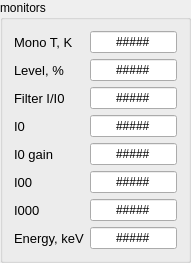
   <widget class="QGroupBox" name="groupBox_10">
    <property name="geometry">
     <rect>
      <x>800</x>
      <y>10</y>
      <width>191</width>
      <height>211</height>
     </rect>
    </property>
    <property name="title">
     <string>monitors</string>
    </property>
    <layout class="QFormLayout" name="formLayout_3">
     <item row="0" column="0">
      <widget class="QLabel" name="label_52">
       <property name="font">
        <font>
         <pointsize>10</pointsize>
        </font>
       </property>
       <property name="styleSheet">
        <string notr="true">color: rgb(0, 0, 0)</string>
       </property>
       <property name="text">
        <string>Mono T, K</string>
       </property>
      </widget>
     </item>
     <item row="0" column="1">
      <widget class="caLineEdit" name="calineedit_42">
       <property name="sizePolicy">
        <sizepolicy hsizetype="Expanding" vsizetype="Expanding">
         <horstretch>0</horstretch>
         <verstretch>0</verstretch>
        </sizepolicy>
       </property>
       <property name="text">
        <string>#####</string>
       </property>
       <property name="alignment">
        <set>Qt::AlignCenter</set>
       </property>
       <property name="channel" stdset="0">
        <string notr="true">9ida:DP41:s1:temp</string>
       </property>
      </widget>
     </item>
     <item row="1" column="0">
      <widget class="QLabel" name="label_58">
       <property name="font">
        <font>
         <pointsize>10</pointsize>
        </font>
       </property>
       <property name="styleSheet">
        <string notr="true">color: rgb(0, 0, 0)</string>
       </property>
       <property name="text">
        <string>Level, %</string>
       </property>
      </widget>
     </item>
     <item row="1" column="1">
      <widget class="caLineEdit" name="calineedit_44">
       <property name="sizePolicy">
        <sizepolicy hsizetype="Expanding" vsizetype="Expanding">
         <horstretch>0</horstretch>
         <verstretch>0</verstretch>
        </sizepolicy>
       </property>
       <property name="text">
        <string>#####</string>
       </property>
       <property name="alignment">
        <set>Qt::AlignCenter</set>
       </property>
       <property name="channel" stdset="0">
        <string notr="true">9idCRYO:MainLevel:val</string>
       </property>
      </widget>
     </item>
     <item row="2" column="0">
      <widget class="QLabel" name="label_55">
       <property name="font">
        <font>
         <pointsize>10</pointsize>
        </font>
       </property>
       <property name="styleSheet">
        <string notr="true">color: rgb(0, 0, 0)</string>
       </property>
       <property name="text">
        <string>Filter I/I0</string>
       </property>
      </widget>
     </item>
     <item row="2" column="1">
      <widget class="caLineEdit" name="calineedit_43">
       <property name="sizePolicy">
        <sizepolicy hsizetype="Expanding" vsizetype="Expanding">
         <horstretch>0</horstretch>
         <verstretch>0</verstretch>
        </sizepolicy>
       </property>
       <property name="text">
        <string>#####</string>
       </property>
       <property name="alignment">
        <set>Qt::AlignCenter</set>
       </property>
       <property name="channel" stdset="0">
        <string notr="true">9idcUSX:pf4:trans</string>
       </property>
      </widget>
     </item>
     <item row="3" column="0">
      <widget class="QLabel" name="label_54">
       <property name="font">
        <font>
         <pointsize>10</pointsize>
        </font>
       </property>
       <property name="styleSheet">
        <string notr="true">color: rgb(0, 0, 0)</string>
       </property>
       <property name="text">
        <string>I0</string>
       </property>
      </widget>
     </item>
     <item row="3" column="1">
      <widget class="caLineEdit" name="calineedit_39">
       <property name="sizePolicy">
        <sizepolicy hsizetype="Expanding" vsizetype="Expanding">
         <horstretch>0</horstretch>
         <verstretch>0</verstretch>
        </sizepolicy>
       </property>
       <property name="text">
        <string>#####</string>
       </property>
       <property name="alignment">
        <set>Qt::AlignCenter</set>
       </property>
       <property name="channel" stdset="0">
        <string notr="true">9idcLAX:userAve4.VAL</string>
       </property>
      </widget>
     </item>
     <item row="4" column="0">
      <widget class="QLabel" name="label_56">
       <property name="font">
        <font>
         <pointsize>10</pointsize>
        </font>
       </property>
       <property name="styleSheet">
        <string notr="true">color: rgb(0, 0, 0)</string>
       </property>
       <property name="text">
        <string>I0 gain</string>
       </property>
      </widget>
     </item>
     <item row="4" column="1">
      <widget class="caLineEdit" name="calineedit_45">
       <property name="sizePolicy">
        <sizepolicy hsizetype="Expanding" vsizetype="Expanding">
         <horstretch>0</horstretch>
         <verstretch>0</verstretch>
        </sizepolicy>
       </property>
       <property name="text">
        <string>#####</string>
       </property>
       <property name="alignment">
        <set>Qt::AlignCenter</set>
       </property>
       <property name="channel" stdset="0">
        <string notr="true">9idcUSX:fem02:seq01:gain</string>
       </property>
      </widget>
     </item>
     <item row="5" column="0">
      <widget class="QLabel" name="label_53">
       <property name="font">
        <font>
         <pointsize>10</pointsize>
        </font>
       </property>
       <property name="styleSheet">
        <string notr="true">color: rgb(0, 0, 0)</string>
       </property>
       <property name="text">
        <string>I00</string>
       </property>
      </widget>
     </item>
     <item row="5" column="1">
      <widget class="caLineEdit" name="calineedit_41">
       <property name="sizePolicy">
        <sizepolicy hsizetype="Expanding" vsizetype="Expanding">
         <horstretch>0</horstretch>
         <verstretch>0</verstretch>
        </sizepolicy>
       </property>
       <property name="text">
        <string>#####</string>
       </property>
       <property name="alignment">
        <set>Qt::AlignCenter</set>
       </property>
       <property name="channel" stdset="0">
        <string notr="true">9idcLAX:userAve3.VAL</string>
       </property>
      </widget>
     </item>
     <item row="6" column="0">
      <widget class="QLabel" name="label_51">
       <property name="font">
        <font>
         <pointsize>10</pointsize>
        </font>
       </property>
       <property name="styleSheet">
        <string notr="true">color: rgb(0, 0, 0)</string>
       </property>
       <property name="text">
        <string>I000</string>
       </property>
      </widget>
     </item>
     <item row="6" column="1">
      <widget class="caLineEdit" name="calineedit_40">
       <property name="sizePolicy">
        <sizepolicy hsizetype="Expanding" vsizetype="Expanding">
         <horstretch>0</horstretch>
         <verstretch>0</verstretch>
        </sizepolicy>
       </property>
       <property name="text">
        <string>#####</string>
       </property>
       <property name="alignment">
        <set>Qt::AlignCenter</set>
       </property>
       <property name="channel" stdset="0">
        <string notr="true">9idcLAX:vsc:c2_cts1.B</string>
       </property>
      </widget>
     </item>
     <item row="7" column="0">
      <widget class="QLabel" name="label_57">
       <property name="font">
        <font>
         <pointsize>10</pointsize>
        </font>
       </property>
       <property name="styleSheet">
        <string notr="true">color: rgb(0, 0, 0)</string>
       </property>
       <property name="text">
        <string>Energy, keV</string>
       </property>
      </widget>
     </item>
     <item row="7" column="1">
      <widget class="caLineEdit" name="calineedit_38">
       <property name="sizePolicy">
        <sizepolicy hsizetype="Expanding" vsizetype="Expanding">
         <horstretch>0</horstretch>
         <verstretch>0</verstretch>
        </sizepolicy>
       </property>
       <property name="text">
        <string>#####</string>
       </property>
       <property name="alignment">
        <set>Qt::AlignCenter</set>
       </property>
       <property name="channel" stdset="0">
        <string notr="true">9ida:BraggEAO.VAL</string>
       </property>
      </widget>
     </item>
    </layout>
   </widget>
